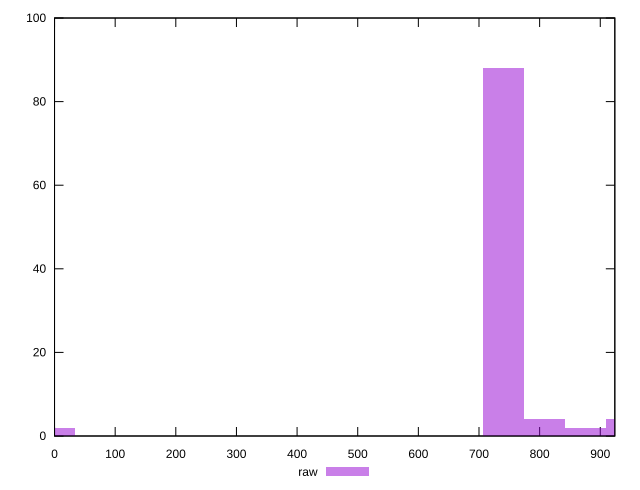

Reproduce this figure in gnuplot.
reset

$raw <<EOF
0 2
740.8873162501142 88
808.2407086364881 4
942.9474934092361 4
875.5941010228621 2
EOF

set key outside below
set boxwidth 67.35339238637401
set xrange [0:924]
set yrange [0:100]
set trange [0:100]
set style fill transparent solid 0.5 noborder
set terminal svg size 640, 490 enhanced background rgb 'white'
set output "report_00017_2021-02-10T15-08-03.406Z/uses-rel-preload/samples/pages+cached/raw/histogram.svg"

plot $raw title "raw" with boxes

reset
